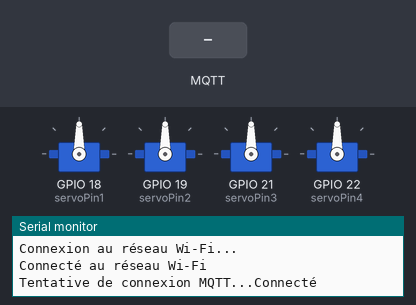
Bench run of a sketch on a simulated ESP32. Parts: 4 × servo, the last lines printed to the serial monitor. The inputs (shaded band) are chosen by the test bench. WiFi joins after 1.5 s; servers stay silent unless stated; no MQTT or app messages arrive unless stated.

Above: at 3.2 s.
3.3 s: MQTT message "200" arrives on the first subscribed topic
At 6.0 s:
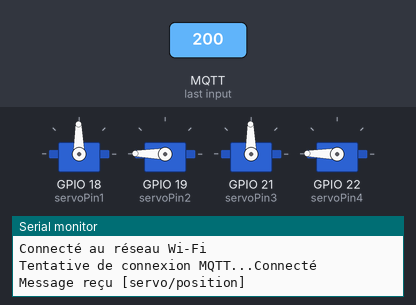
6.3 s: MQTT message "1" arrives on the first subscribed topic
At 8.5 s:
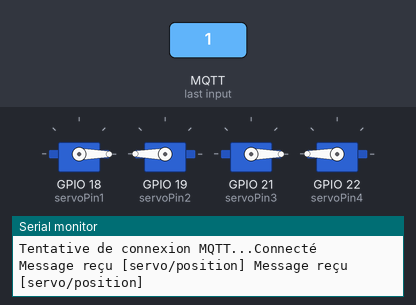
At 11.55 s:
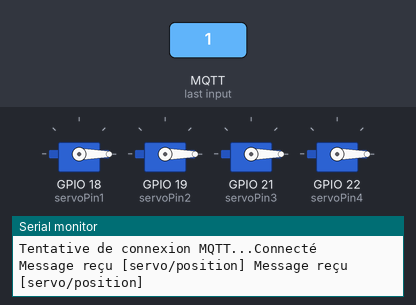
Timing chart, 0 to 29.7 s (numbered marks = the images above; inputs shaded):
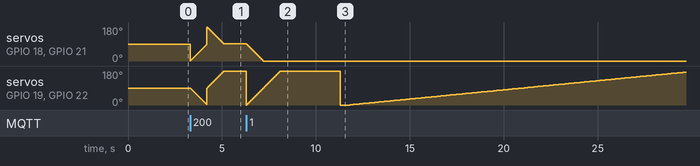

The sketch:

Esp_1.ino
```cpp
#include <WiFi.h>
#include <PubSubClient.h>
#include <ESP32Servo.h>

// Informations de connexion WiFi et MQTT
const char* ssid = "votre-ssid"; // SSID de votre réseau Wi-Fi
const char* password = "votre-mot-de-passe"; // Mot de passe de votre réseau Wi-Fi
const char* mqttBroker = "votre-adresse-ip-broker-mqtt"; // Adresse IP de votre broker MQTT
const int mqttPort = 1883; // Port MQTT par défaut

// Broches utilisées pour les servomoteurs
const int servoPin1 = 18;
const int servoPin2 = 19;
const int servoPin3 = 21;
const int servoPin4 = 22;

// Création des objets Servo pour contrôler les servomoteurs
Servo servo1;
Servo servo2;
Servo servo3;
Servo servo4;

// Variable pour indiquer la position actuelle
int currentPosition = 0;

// Déclaration des positions pour les servomoteurs
const int positions[3][4] = {
  {0, 180, 90, 90},   // Position 0
  {60, 120, 60, 120}, // Position 1
  {90, 90, 0, 180}    // Position 2
};

WiFiClient espClient;
PubSubClient client(espClient);

// Fonction de configuration initiale
void setup() {
  Serial.begin(115200); // Initialisation de la communication série

  // Connexion au réseau Wi-Fi
  WiFi.begin(ssid, password);
  while (WiFi.status() != WL_CONNECTED) {
    delay(1000);
    Serial.println("Connexion au réseau Wi-Fi...");
  }
  Serial.println("Connecté au réseau Wi-Fi");

  // Attachement des servomoteurs aux broches spécifiées
  servo1.attach(servoPin1);
  servo2.attach(servoPin2);
  servo3.attach(servoPin3);
  servo4.attach(servoPin4);

  // Configuration du client MQTT
  client.setServer(mqttBroker, mqttPort);
  client.setCallback(callback);

  // Reconnexion au broker MQTT
  if (!client.connected()) {
    reconnect();
  }
}

// Fonction de boucle principale
void loop() {
  client.loop(); // Maintien de la connexion MQTT
}

// Fonction de reconnexion au broker MQTT
void reconnect() {
  while (!client.connected()) {
    Serial.print("Tentative de connexion MQTT...");
    if (client.connect("ESP32Client")) {
      Serial.println("Connecté");
      client.subscribe("servo/position"); // Abonnement au sujet pour recevoir les commandes de position
    } else {
      Serial.print("Échec, rc=");
      Serial.print(client.state());
      Serial.println(" Réessayer dans 5 secondes");
      delay(5000);
    }
  }
}

// Fonction de rappel (callback) appelée lorsqu'un message MQTT est reçu
void callback(char* topic, byte* payload, unsigned int length) {
  Serial.print("Message reçu [");
  Serial.print(topic);
  Serial.print("] ");

  // Récupération de la nouvelle position depuis le message MQTT
  int newPosition = payload[0] - '0';

  // Vérification de la validité de la nouvelle position
  if (newPosition >= 0 && newPosition <= 2) {
    moveToPosition(newPosition); // Déplacement vers la nouvelle position
  }
}

// Fonction pour déplacer les servomoteurs vers la nouvelle position demandée
void moveToPosition(int newPosition) {
  if (newPosition != currentPosition) { // Vérification si la nouvelle position est différente de la position actuelle
    for (int i = 0; i < 2; i++) { // Boucle sur deux paires de servomoteurs
      int currentAngle1 = positions[currentPosition][i];
      int currentAngle2 = positions[currentPosition][i+2];
      int targetAngle1 = positions[newPosition][i];
      int targetAngle2 = positions[newPosition][i+2];
      int step1 = (targetAngle1 > currentAngle1) ? 1 : -1;
      int step2 = (targetAngle2 > currentAngle2) ? 1 : -1;

      // Déplacement progressif des paires de servomoteurs vers la nouvelle position
      for (int angle1 = currentAngle1, angle2 = currentAngle2; angle1 != targetAngle1 || angle2 != targetAngle2; angle1 += step1, angle2 += step2) {
        servo1.write(angle1);
        servo2.write(angle2);
        servo3.write(angle1); // Les servomoteurs 3 et 4 suivent les servomoteurs 1 et 2
        servo4.write(angle2);
        delay(10); // Délai pour un mouvement progressif
      }
    }
    currentPosition = newPosition; // Mise à jour de la position actuelle
    client.publish("servo/position", String(currentPosition).c_str()); // Envoi d'un message de confirmation de la position atteinte
  }
}
```

Measured:
- after the input at 6.3 s, servo on GPIO 18 (servoPin1), servo on GPIO 21 (servoPin3): moves from 91° to 0° over 0.90 s, starting at once; servo on GPIO 19 (servoPin2), servo on GPIO 22 (servoPin4): ramps from 0° to 180° and jumps back, once every 5.0 s
